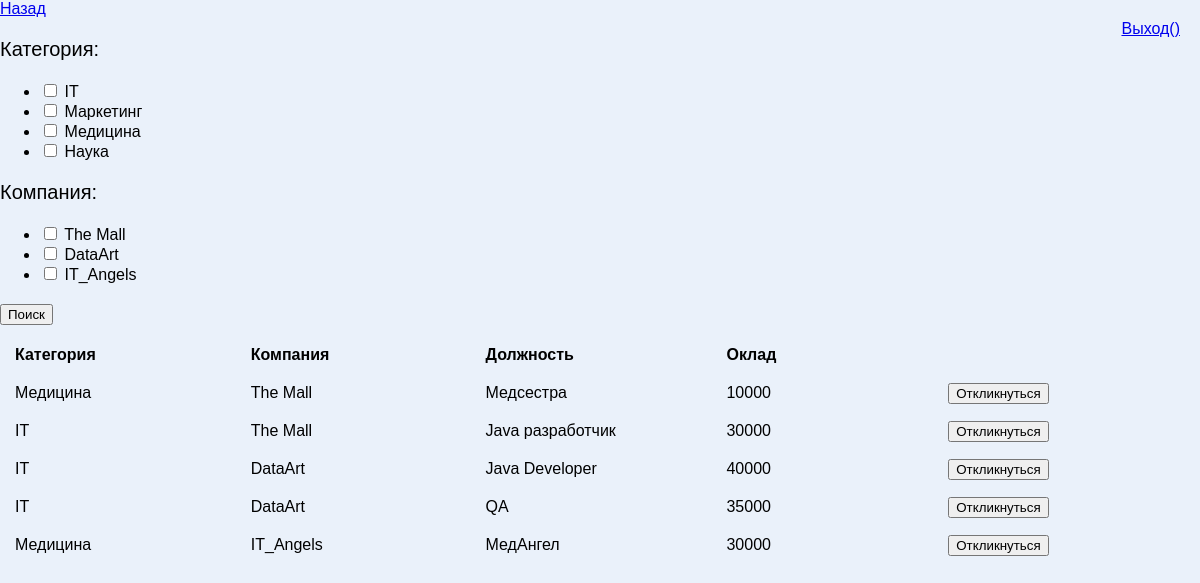
The app's page /ourHeadHunter/main_person/vacancies_list/response_person/ with its own data.
### ourHeadHunter/models.py (models this page shows, shortened)
class Vacancy(models.Model):
    company = models.ForeignKey(Company, on_delete=models.CASCADE, verbose_name='Компания')
    vacancy_name = models.CharField(max_length=200, verbose_name='Заголовок')
    salary = models.PositiveIntegerField(blank=True, null=True, verbose_name='З/п')
    description = models.TextField(verbose_name='Описание')
    category = models.ForeignKey(Category, on_delete=models.CASCADE, default=None, verbose_name='Категория')

class Category(models.Model):
    category_name = models.CharField(max_length=200, verbose_name='Название категории')
    def __str__(self):
        return self.category_name

class Company(models.Model):
    user = models.OneToOneField(settings.AUTH_USER_MODEL, on_delete=models.CASCADE)
    company_name = models.CharField(max_length=100, verbose_name='Название')
    address = models.CharField(max_length=200, verbose_name='Адрес')
    about = models.TextField(blank=True, null=True, verbose_name='О компании')

### ourHeadHunter/views.py (the view)
# urls.py: url('ourHeadHunter/main_person/vacancies_list/response_person/$', views.vacancies_list, name='vacancies_list'),
def vacancies_list(request):
    ctx = {}
    vacancies = Vacancy.objects.all()
    form = FilterForm(request.GET)
    if form.is_valid():
        if form.cleaned_data['category']:
            vacancies = vacancies.filter(category__in=form.cleaned_data['category'])
        if form.cleaned_data['company']:
            vacancies = vacancies.filter(company__in=form.cleaned_data['company'])
    ctx['form'] = form
    ctx['vacancies'] = vacancies
    return render(request, 'vacancies_list.html', ctx)

### ourHeadHunter/forms.py
class FilterForm(forms.Form):
    TEST_CHOICES_CATEGORY = [[x.id, x.category_name] for x in Category.objects.all()]
    category = forms.MultipleChoiceField(choices=TEST_CHOICES_CATEGORY, widget=forms.CheckboxSelectMultiple,
                                         required=False, label='Категория')
    TEST_CHOICES_COMPANY = [[x.id, x.company_name] for x in Company.objects.all()]
    company = forms.MultipleChoiceField(choices=TEST_CHOICES_COMPANY, widget=forms.CheckboxSelectMultiple,
                                        required=False, label='Компания')

### ourHeadHunter/templates/vacancies_list.html (shortened to what this page needs)
<!DOCTYPE html>
<html lang="en">
<head>
    <link rel="stylesheet" type="text/css" a href="index.css">
</head>
<body>
    <a href="../">Назад</a>
    <a href="../logout" class = "logout" >Выход({{user.username}})</a>
    <form action="" method="get">
            {{ form.as_p }}
            <button type="submit">Поиск</button>
    </form>
    <table>
        <tr>
            <th>Категория</th>
            <th>Компания</th>
            <th>Должность</th>
            <th>Оклад</th>
        </tr>
        {% for item in vacancies %}
        <tr>
            <td>{{ item.category }}</td>
            <td>{{ item.company.company_name }}</td>
            <td>{{ item.vacancy_name }}</td>
            <td>{{ item.salary }}</td>
            <td><input value="Откликнуться" type="button" onclick="location.href='response_person/{{item.id}}'" /></td>
        </tr>
        {% endfor %}
    </table>
</body>
</html>

### ourHeadHunter/templates/index.css (style rules this page uses)
body { font-family:sans-serif; background: #eaf1fa; margin: 0px; }
p { text-align: justify; font-size:20px; }

### ourHeadHunter/templates/vacancies_list.html (style rules this page uses)
.logout { position: fixed; right: 10px; top: 10px; padding: 10px; }
TABLE { margin: 10px; }
TD, TH { text-align: left; padding: 3px; width: 350px; height: 30px; }
TH { border-bottom: 4px black; }

### records on screen
Vacancy: category "Медицина", company.company_name "The Mall", vacancy_name "Медсестра", salary "10000"
Vacancy: category "IT", company.company_name "The Mall", vacancy_name "Java разработчик", salary "30000"
Vacancy: category "IT", company.company_name "DataArt", vacancy_name "Java Developer", salary "40000"
Vacancy: category "IT", company.company_name "DataArt", vacancy_name "QA", salary "35000"
Vacancy: category "Медицина", company.company_name "IT_Angels", vacancy_name "МедАнгел", salary "30000"
